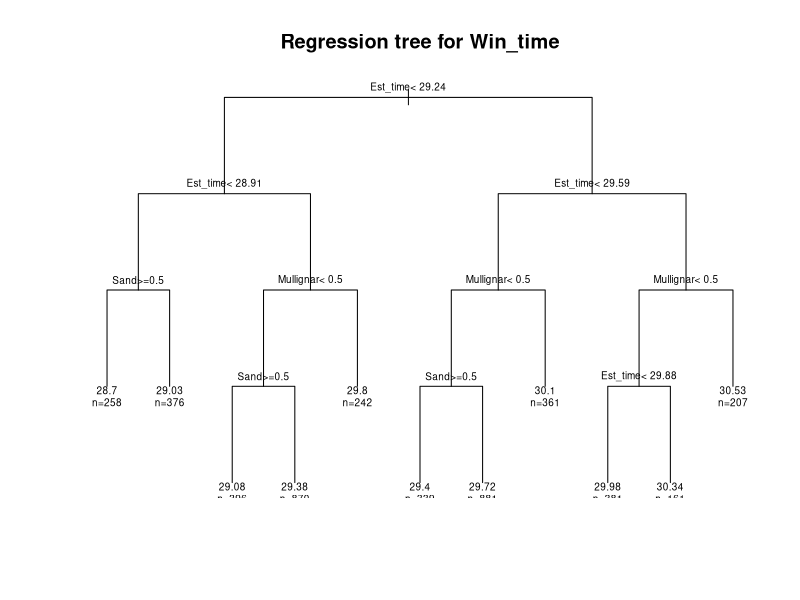
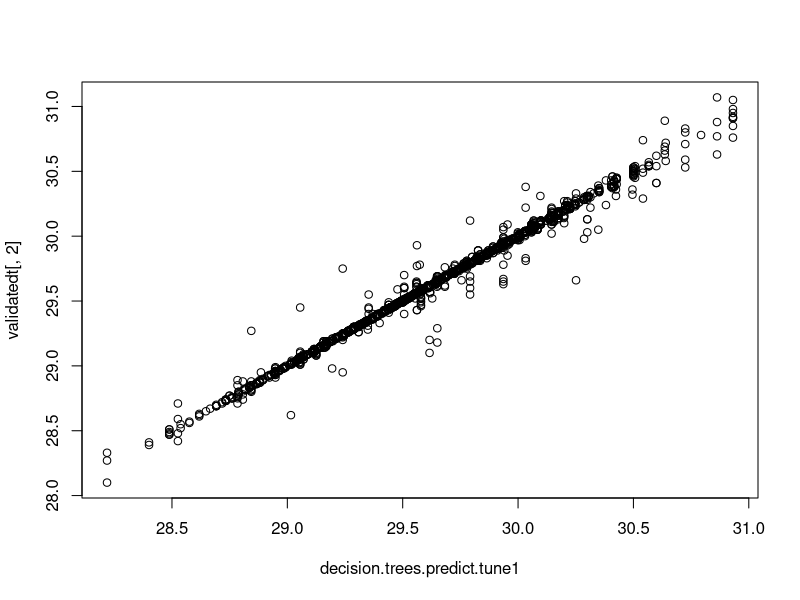
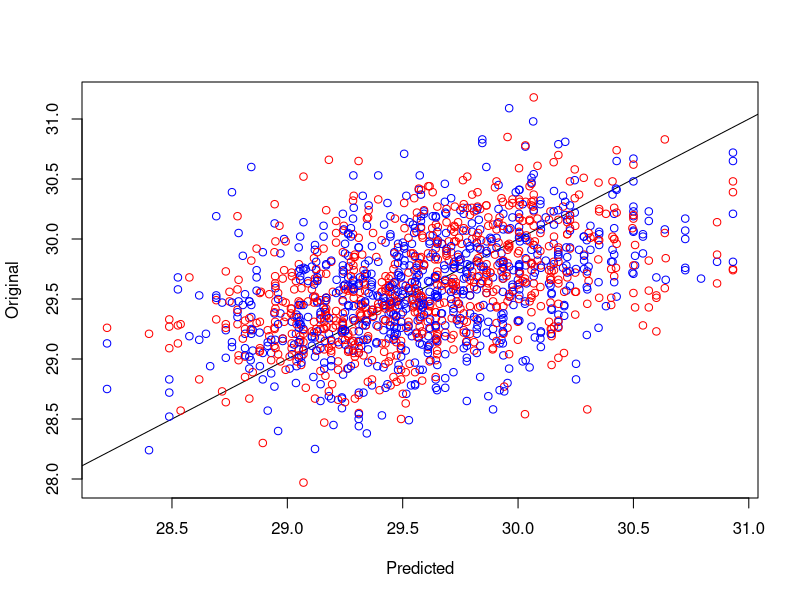

Source code (R) for these figures, in order:
install.packages("rpart")
install.packages("caret")
library(rpart)
library(caret)
set.seed(3456)
#Dividing data into training testing and validation
spec = c(train = .6, test = .2, validate = .2)
FinalData <- read.csv("Data.csv")
View(FinalData)
FinalData <- FinalData[,-1]

dt = sample(cut(
  seq(nrow(FinalData)), 
  nrow(FinalData)*cumsum(c(0,spec)),
  labels = names(spec)
))

res = split(FinalData, dt)
traindt <- res$train
testdt <- res$test
validatedt <- res$validate
View(validate)

#########################
#Decision Trees
#Training without tuning
fit <- rpart(Win_time~.,data = traindt,method="anova")
summary(fit)
plot(fit,uniform = TRUE,main = "Regression tree for Win_time")
text(fit, use.n=TRUE,cex=0.6)
printcp(fit)
#Xerror decreases with the split, no overfitting
#Computing on validation
decision.trees.predict <- predict(fit, validatedt[,-2])

DT <- data.frame(decision.trees.predict,validatedt[,2])
RMSE(decision.trees.predict,validatedt[,2])
R2(decision.trees.predict,validatedt[,2])
MAE(decision.trees.predict,validatedt[,2])

#R2 0.8762 RMSE 0.1660 MAE 0.12
#Tuning - Random search with k fold
dt_fitControl <- trainControl(method = "repeatedcv",
                              number = 10,
                              repeats=5, 
                              search="random")

set.seed(1337)
dt_random <- caret::train(Win_time~., 
                          data=traindt,
                          method="rpart",
                          tuneLength=15,
                          trControl=dt_fitControl)
#Predicting on validation
decision.trees.predict.tune1 <- predict(dt_random, validatedt[,-2])
DTtune <- data.frame(decision.trees.predict.tune1,validatedt[,2])
View(DTtune)

View(decision.trees.predict.tune11)
RMSE(decision.trees.predict.tune1,validatedt[,2])
R2(decision.trees.predict.tune1,validatedt[,2])
MAE(decision.trees.predict.tune1,validatedt[,2])
plot(decision.trees.predict.tune1,validatedt[,2])
#RMSE = 0.05, R2 = 0.9859, MAE 0.022
View(test)
#Checking on test set
decision.trees.predict.tune2 <- predict(dt_random, testdt[,-2])
DTtune1 <- data.frame(decision.trees.predict.tune2,testdt[,2])
View(DTtune1)

RMSE(decision.trees.predict.tune2,testdt[,2])
R2(decision.trees.predict.tune2,testdt[,2])
MAE(decision.trees.predict.tune2,testdt[,2])

#RMSE = 0.06 R2 0.9834 MAE 0.022

plot(decision.trees.predict.tune1,testdt[,2],xlab = "Predicted",ylab = "Original",abline(a=0,b=1),col=c("red","blue"))
